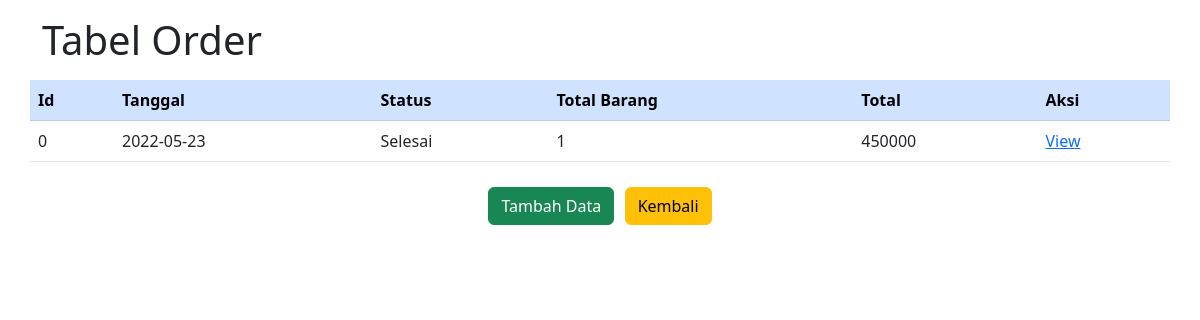
Screenshot of /order/index.php with the database file from the repository.
### tables this page shows
CREATE TABLE `orders` (
  `id_order` int(11) NOT NULL,
  `tanggal` date DEFAULT NULL,
  `status` varchar(50) DEFAULT NULL,
  `total` int(5) DEFAULT NULL
);

### order/index.php (the view, shortened to what this page needs)
<?php
    include_once("../koneksi.php");
    $result = mysqli_query($koneksi, "SELECT * FROM orders");
?>
<!doctype html>
<html lang="en">
  <head>
    <link href="https://cdn.jsdelivr.net/npm/bootstrap@5.2.0-beta1/dist/css/bootstrap.min.css" rel="stylesheet">
  </head>
  <body>
    <div class="container mt-3">
    <h1 class="my-3 ">
         Tabel Order
    </h1>
        <div class="row">
          <table class="table">
            <thead class="table-primary">
              <tr>
                <th scope="col">Id</th>
                <th scope="col">Tanggal</th>
                <th scope="col">Status</th>
                <th scope="col">Total Barang</th>
                <th scope="col">Total</th>
                <th scope="col">Aksi</th>
              </tr>
            </thead>
            <tbody>
              <?php
              while($data_order = mysqli_fetch_array($result)) {
                  $count_barang = 0;
                  echo "<tr>";
                  echo "<td>".$data_order['id_order']."</td>";
                  echo "<td>".$data_order['tanggal']."</td>";
                  echo "<td>".$data_order['status']."</td>";
                  $barang = mysqli_query($koneksi, "SELECT * FROM detail_order WHERE id_order = '".$data_order['id_order']."'");
                  while($data_barang = mysqli_fetch_array($barang))
                  {
                    $count_barang++;
                  }
                  echo "<td>".$count_barang."</td>";
                  echo "<td>".$data_order['total']."</td>";
                  echo "<td><a href='view.php?id_order=$data_order[id_order]'>View</a></tr>";
              }
              ?>
            </tbody>
          </table>
          <center><h1><a href="form.php" class="btn btn-success">Tambah Data</a> <a href="../index.php" class="btn btn-warning">Kembali</a></h1></center>
        </div>
    </div>
  </body>
</html>

### rows the page displays
orders: id_order "0", tanggal "2022-05-23", status "Selesai", count_barang "1", total "450000"
